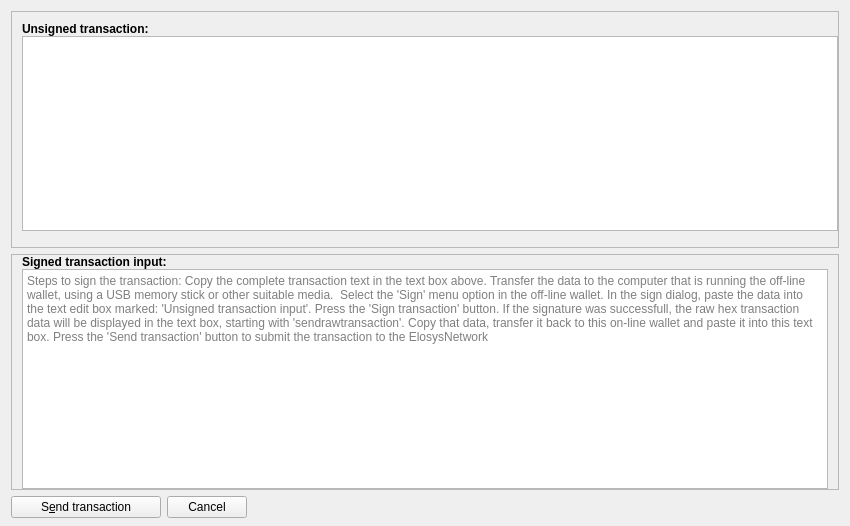
<?xml version="1.0" encoding="UTF-8"?>
<ui version="4.0">
 <class>ZSendCoinsDialog_popup</class>
 <widget class="QDialog" name="ZSendCoinsDialog_popup">
  <property name="enabled">
   <bool>true</bool>
  </property>
  <property name="geometry">
   <rect>
    <x>0</x>
    <y>0</y>
    <width>850</width>
    <height>526</height>
   </rect>
  </property>
  <property name="windowTitle">
   <string>Off-line transaction signing</string>
  </property>
  <layout class="QVBoxLayout" name="verticalLayout" stretch="0,0,0">
   <property name="bottomMargin">
    <number>8</number>
   </property>
   <item>
    <widget class="QFrame" name="frameCoinControl">
     <property name="sizePolicy">
      <sizepolicy hsizetype="Expanding" vsizetype="Expanding">
       <horstretch>0</horstretch>
       <verstretch>0</verstretch>
      </sizepolicy>
     </property>
     <property name="maximumSize">
      <size>
       <width>16777215</width>
       <height>16777215</height>
      </size>
     </property>
     <property name="frameShape">
      <enum>QFrame::StyledPanel</enum>
     </property>
     <property name="frameShadow">
      <enum>QFrame::Sunken</enum>
     </property>
     <layout class="QVBoxLayout" name="verticalLayoutCoinControl2">
      <property name="spacing">
       <number>0</number>
      </property>
      <property name="leftMargin">
       <number>0</number>
      </property>
      <property name="topMargin">
       <number>0</number>
      </property>
      <property name="rightMargin">
       <number>0</number>
      </property>
      <property name="bottomMargin">
       <number>6</number>
      </property>
      <item>
       <layout class="QVBoxLayout" name="verticalLayoutCoinControl" stretch="0,0">
        <property name="spacing">
         <number>0</number>
        </property>
        <property name="leftMargin">
         <number>10</number>
        </property>
        <property name="topMargin">
         <number>10</number>
        </property>
        <item>
         <widget class="QLabel" name="lbInput">
          <property name="sizePolicy">
           <sizepolicy hsizetype="Preferred" vsizetype="Maximum">
            <horstretch>0</horstretch>
            <verstretch>0</verstretch>
           </sizepolicy>
          </property>
          <property name="font">
           <font>
            <weight>75</weight>
            <bold>true</bold>
           </font>
          </property>
          <property name="styleSheet">
           <string notr="true">font-weight:bold;</string>
          </property>
          <property name="text">
           <string>Unsigned transaction:</string>
          </property>
         </widget>
        </item>
        <item>
         <layout class="QHBoxLayout" name="horizontalLayoutCoinControl1">
          <property name="rightMargin">
           <number>0</number>
          </property>
          <property name="bottomMargin">
           <number>10</number>
          </property>
          <item>
           <widget class="QTextEdit" name="teInput">
            <property name="readOnly">
             <bool>true</bool>
            </property>
            <property name="placeholderText">
             <string/>
            </property>
           </widget>
          </item>
         </layout>
        </item>
       </layout>
      </item>
     </layout>
    </widget>
   </item>
   <item>
    <widget class="QFrame" name="frameResult">
     <property name="enabled">
      <bool>true</bool>
     </property>
     <property name="sizePolicy">
      <sizepolicy hsizetype="Expanding" vsizetype="Expanding">
       <horstretch>0</horstretch>
       <verstretch>0</verstretch>
      </sizepolicy>
     </property>
     <property name="maximumSize">
      <size>
       <width>16777215</width>
       <height>16777215</height>
      </size>
     </property>
     <property name="frameShape">
      <enum>QFrame::StyledPanel</enum>
     </property>
     <property name="frameShadow">
      <enum>QFrame::Sunken</enum>
     </property>
     <layout class="QVBoxLayout" name="verticalLayoutResult1">
      <property name="spacing">
       <number>0</number>
      </property>
      <property name="leftMargin">
       <number>0</number>
      </property>
      <property name="topMargin">
       <number>0</number>
      </property>
      <property name="rightMargin">
       <number>0</number>
      </property>
      <property name="bottomMargin">
       <number>0</number>
      </property>
      <item>
       <layout class="QVBoxLayout" name="verticalLayoutResult2" stretch="0,0">
        <property name="spacing">
         <number>0</number>
        </property>
        <property name="leftMargin">
         <number>10</number>
        </property>
        <property name="topMargin">
         <number>0</number>
        </property>
        <property name="rightMargin">
         <number>10</number>
        </property>
        <item>
         <widget class="QLabel" name="lbResult">
          <property name="font">
           <font>
            <weight>75</weight>
            <bold>true</bold>
           </font>
          </property>
          <property name="text">
           <string>Signed transaction input:</string>
          </property>
         </widget>
        </item>
        <item>
         <widget class="QTextEdit" name="teResult">
          <property name="readOnly">
           <bool>false</bool>
          </property>
          <property name="placeholderText">
           <string>Steps to sign the transaction: Copy the complete transaction text in the text box above. Transfer the data to the computer that is running the off-line wallet, using a USB memory stick or other suitable media.  Select the 'Sign' menu option in the off-line wallet. In the sign dialog, paste the data into the text edit box marked: 'Unsigned transaction input'. Press the 'Sign transaction' button. If the signature was successfull, the raw hex transaction data will be displayed in the text box, starting with 'sendrawtransaction'. Copy that data, transfer it back to this on-line wallet and paste it into this text box. Press the 'Send transaction' button to submit the transaction to the ElosysNetwork</string>
          </property>
         </widget>
        </item>
       </layout>
      </item>
     </layout>
    </widget>
   </item>
   <item>
    <layout class="QHBoxLayout" name="horizontalLayout">
     <item>
      <widget class="QPushButton" name="sendTransactionButton">
       <property name="minimumSize">
        <size>
         <width>150</width>
         <height>0</height>
        </size>
       </property>
       <property name="toolTip">
        <string>Confirm the send action</string>
       </property>
       <property name="text">
        <string>S&amp;end transaction</string>
       </property>
       <property name="icon">
        <iconset resource="../komodo.qrc">
         <normaloff>:/icons/send</normaloff>:/icons/send</iconset>
       </property>
       <property name="autoDefault">
        <bool>false</bool>
       </property>
       <property name="default">
        <bool>false</bool>
       </property>
      </widget>
     </item>
     <item>
      <widget class="QPushButton" name="closeButton">
       <property name="sizePolicy">
        <sizepolicy hsizetype="Minimum" vsizetype="Fixed">
         <horstretch>0</horstretch>
         <verstretch>0</verstretch>
        </sizepolicy>
       </property>
       <property name="toolTip">
        <string>Clear all fields of the form.</string>
       </property>
       <property name="text">
        <string>Cancel</string>
       </property>
       <property name="icon">
        <iconset resource="../komodo.qrc">
         <normaloff>:/icons/remove</normaloff>:/icons/remove</iconset>
       </property>
       <property name="autoDefault">
        <bool>false</bool>
       </property>
      </widget>
     </item>
     <item>
      <spacer name="horizontalSpacer">
       <property name="orientation">
        <enum>Qt::Horizontal</enum>
       </property>
       <property name="sizeHint" stdset="0">
        <size>
         <width>40</width>
         <height>20</height>
        </size>
       </property>
      </spacer>
     </item>
     <item>
      <layout class="QHBoxLayout" name="horizontalLayout_2">
       <property name="spacing">
        <number>3</number>
       </property>
      </layout>
     </item>
    </layout>
   </item>
  </layout>
 </widget>
 <resources>
  <include location="../komodo.qrc"/>
 </resources>
 <connections/>
</ui>
